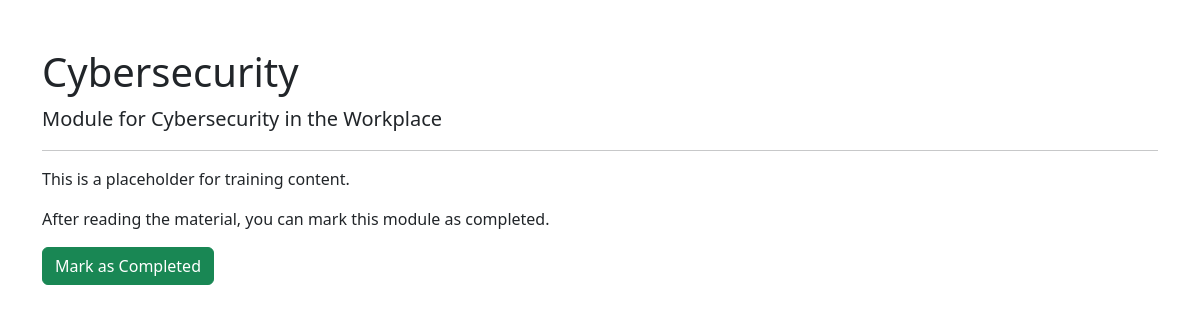
Page /employee/module/1/ (signed in) on the committed database.
### core/models.py (models this page shows, shortened)
class Assignment(models.Model):
    STATUS_CHOICES = [
        ('Not Started', 'Not Started'),
        ('In Progress', 'In Progress'),
        ('Completed', 'Completed'),
    ]
    employee = models.ForeignKey(Employee, on_delete=models.CASCADE)
    module = models.ForeignKey(TrainingModule, on_delete=models.CASCADE)
    assigned_by = models.ForeignKey(Manager, on_delete=models.CASCADE)
    assigned_on = models.DateTimeField(auto_now_add=True)
    status = models.CharField(max_length=20, choices=STATUS_CHOICES, default='Not Started')

class TrainingModule(models.Model):
    title = models.CharField(max_length=200)
    description = models.TextField()
    created_by = models.ForeignKey(Trainer, on_delete=models.SET_NULL, null=True)

### core/views.py (the view)
# urls.py: path('employee/module/<int:assignment_id>/', views.training_module_page, name='training_module_page'),
@login_required
def training_module_page(request, assignment_id):
    assignment = Assignment.objects.get(id=assignment_id)
    employee = Employee.objects.get(user=request.user)
    if assignment.employee != employee:
        return redirect('employee_dashboard')
    if assignment.status == 'Not Started':
        assignment.status = 'In Progress'
        assignment.save()
    return render(request, 'core/training_module_page.html', {'assignment': assignment})

### core/templates/core/training_module_page.html (shortened to what this page needs)
<!DOCTYPE html>
<html lang="en">
<head>
    <link href="https://cdn.jsdelivr.net/npm/bootstrap@5.3.0/dist/css/bootstrap.min.css" rel="stylesheet">
</head>
<body>
<div class="container mt-5">
    <h1>{{ assignment.module.title }}</h1>
    <p class="lead">{{ assignment.module.description }}</p>
    <hr>
    <p>This is a placeholder for training content.</p>
    <p>After reading the material, you can mark this module as completed.</p>
    <form method="post" action="{% url 'complete_assignment' assignment.id %}">
        <button type="submit" class="btn btn-success">Mark as Completed</button>
    </form>
</div>
</body>
</html>

### rows in the picture
Assignment: module "Cybersecurity", module.description "Module for Cybersecurity in the Workplace"
